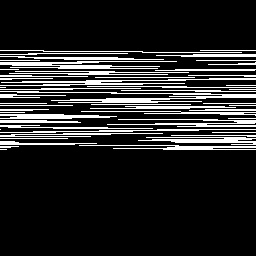
#> input picture DFT-prac/22c/shifted_image.jpg, 256 x 256 px
$ python cft_mag_phase_shift_sol.py ../../DFT-prac/22c/shifted_image.jpg ../../DFT-prac/22c/shifted_image.jpg
#> lines starting #> are read from the running program, lines starting #| are printed output that depends on the picture
import numpy as np
import matplotlib.pyplot as plt
from imageio.v2 import imread
from scipy.ndimage import shift as ndi_shift
from types import SimpleNamespace
import sys


# =====================================================================
# Given classes — paste your offline implementations where indicated
# =====================================================================

class ContinuousImage:
    """Represents a grayscale image as a continuous 2D spatial signal. (Given)"""

    def __init__(self, image_path):
        self.image = imread(image_path, mode='L').astype(float)
        self.image = self.image / np.max(self.image)

        # Continuous spatial coordinate vectors, both spanning [-1, 1]
        self.x = np.linspace(-1, 1, self.image.shape[1])
        self.y = np.linspace(-1, 1, self.image.shape[0])

    # [5 lines left out: function show, not called in this run]


class CFT2D:
    """Computes the 2D Continuous Fourier Transform of a ContinuousImage
    using separable numerical (trapezoidal) integration. (Given — pasted
    from the offline pew_edge_detector.py solution.)"""

    def __init__(self, image_obj: ContinuousImage):
        self.I = image_obj.image
        self.x = image_obj.x
        self.y = image_obj.y

        # Frequency axes conjugate to x and y (given), spanning the full
        # Nyquist range implied by the sample spacing (dx, dy).
        dx = self.x[1] - self.x[0]
        dy = self.y[1] - self.y[0]
        self.u = np.linspace(-1 / (2 * dx), 1 / (2 * dx), self.I.shape[1])
        self.v = np.linspace(-1 / (2 * dy), 1 / (2 * dy), self.I.shape[0])

    def compute_cft(self):
        """
        Re{F(u,v)} =  Integral Integral I(x,y) cos(2*pi*(u*x + v*y)) dx dy
        Im{F(u,v)} = -Integral Integral I(x,y) sin(2*pi*(u*x + v*y)) dx dy

        Computed via SEPARABLE trapezoidal integration (angle-sum
        identities), not np.fft: first integrate over x for every (y, u)
        pair, then integrate that result over y for every (u, v) pair.
        """
        helper = Helper(self)

        # Stage 1: integrate over x, for every u -> array over y, per u
        cos_ux = np.array([helper.compute_cos_ux_for_each_u(u) for u in self.u])
        sin_ux = np.array([helper.compute_sin_ux_for_each_u(u) for u in self.u])

        # Stage 2: integrate over y, for every v, using
        # cos(ux+vy) = cos(ux)cos(vy) - sin(ux)sin(vy)
        cos_ux_cos_vy = np.array([helper.compute_cos_vy_for_each_v(v, cos_ux) for v in self.v])
        sin_ux_sin_vy = np.array([helper.compute_sin_vy_for_each_v(v, sin_ux) for v in self.v])
        real = cos_ux_cos_vy - sin_ux_sin_vy

        # Stage 2 (again): using sin(ux+vy) = sin(ux)cos(vy) + cos(ux)sin(vy)
        sin_ux_cos_vy = np.array([helper.compute_cos_vy_for_each_v(v, sin_ux) for v in self.v])
        cos_ux_sin_vy = np.array([helper.compute_sin_vy_for_each_v(v, cos_ux) for v in self.v])
        imag = -(sin_ux_cos_vy + cos_ux_sin_vy)

        self.real, self.imag = real, imag
        return real, imag

    # [8 lines left out: function plot_magnitude, not called in this run]


class Helper:
    """(Given — pasted from offline.) Separable-integration helper for CFT2D."""

    def __init__(self, cft: CFT2D):
        self.cft = cft

    def compute_cos_ux_for_each_u(self, u):
        c = np.cos(2 * np.pi * u * self.cft.x)
        integ = self.cft.I * c
        return np.trapezoid(integ, self.cft.x, axis=1)

    def compute_sin_ux_for_each_u(self, u):
        c = np.sin(2 * np.pi * u * self.cft.x)
        integ = self.cft.I * c
        return np.trapezoid(integ, self.cft.x, axis=1)

    def compute_cos_vy_for_each_v(self, v, I):
        c = np.cos(2 * np.pi * v * self.cft.y)
        integ = I * c
        return np.trapezoid(integ, self.cft.y, axis=1)

    def compute_sin_vy_for_each_v(self, v, I):
        c = np.sin(2 * np.pi * v * self.cft.y)
        integ = I * c
        return np.trapezoid(integ, self.cft.y, axis=1)


class InverseCFT2D:
    """Reconstructs the spatial-domain image from a (filtered) 2D frequency
    spectrum using separable numerical integration. (Given — pasted from
    the offline pew_edge_detector.py solution.)"""

    def __init__(self, real, imag, u, v, x, y):
        self.real = real
        self.imag = imag
        self.u = u
        self.v = v
        self.x = x
        self.y = y

    def reconstruct(self):
        """
        I(x,y) = Integral Integral F(u,v) exp(j*2*pi*(u*x + v*y)) du dv

        via separable trapezoidal integration: integrate over u first (for
        every (y, x) pair via cos/sin expansion), then over v.
        """
        helper = ReconstructionHelper(self)

        # Stage 1: integrate over u, for every x -> array over v, per x
        cos_xu_real = np.array([helper.compute_cos_xu_for_each_x(x, self.real) for x in self.x])
        sin_xu_real = np.array([helper.compute_sin_xu_for_each_x(x, self.real) for x in self.x])

        # Stage 2: integrate over v, for every y, using
        # real*cos(ux+vy) = real*[cos(ux)cos(vy) - sin(ux)sin(vy)]
        cos_xu_cos_yv_real = np.array([helper.compute_cos_yv_for_each_y(y, cos_xu_real) for y in self.y])
        sin_xu_sin_yv_real = np.array([helper.compute_sin_yv_for_each_y(y, sin_xu_real) for y in self.y])
        p = cos_xu_cos_yv_real - sin_xu_sin_yv_real

        # Same two stages for imag * sin(ux+vy) = imag*[sin(ux)cos(vy) + cos(ux)sin(vy)]
        sin_xu_imag = np.array([helper.compute_sin_xu_for_each_x(x, self.imag) for x in self.x])
        cos_xu_imag = np.array([helper.compute_cos_xu_for_each_x(x, self.imag) for x in self.x])

        sin_xu_cos_yv_imag = np.array([helper.compute_cos_yv_for_each_y(y, sin_xu_imag) for y in self.y])
        cos_xu_sin_yv_imag = np.array([helper.compute_sin_yv_for_each_y(y, cos_xu_imag) for y in self.y])
        q = sin_xu_cos_yv_imag + cos_xu_sin_yv_imag

        return p - q


class ReconstructionHelper:
    """(Given — pasted from offline.) Separable-integration helper for InverseCFT2D."""

    def __init__(self, inv: InverseCFT2D):
        self.inv = inv

    def compute_cos_xu_for_each_x(self, x, F):
        c = np.cos(2 * np.pi * x * self.inv.u)
        integ = F * c
        return np.trapezoid(integ, self.inv.u, axis=1)

    def compute_sin_xu_for_each_x(self, x, F):
        c = np.sin(2 * np.pi * x * self.inv.u)
        integ = F * c
        return np.trapezoid(integ, self.inv.u, axis=1)

    def compute_cos_yv_for_each_y(self, y, I):
        c = np.cos(2 * np.pi * y * self.inv.v)
        integ = I * c
        return np.trapezoid(integ, self.inv.v, axis=1)

    def compute_sin_yv_for_each_y(self, y, I):
        c = np.sin(2 * np.pi * y * self.inv.v)
        integ = I * c
        return np.trapezoid(integ, self.inv.v, axis=1)


# =====================================================================
# Task A — Magnitude/Phase decomposition & swap
# =====================================================================

class MagnitudePhaseTools:
    """Practice: decompose a spectrum into magnitude/phase, recombine, and swap."""

    def to_mag_phase(self, real, imag):
        spectrum = real + 1j * imag
        magnitude = np.abs(spectrum)
        phase = np.angle(spectrum)
        return magnitude, phase

    def from_mag_phase(self, magnitude, phase):
        spectrum = magnitude * np.exp(1j * phase)
        return spectrum.real, spectrum.imag

    def swap_magnitude_phase(self, real_a, imag_a, real_b, imag_b):
        magnitude_a, _ = self.to_mag_phase(real_a, imag_a)
        _, phase_b = self.to_mag_phase(real_b, imag_b)
        return self.from_mag_phase(magnitude_a, phase_b)

    # [4 lines left out: function magnitude_only, not called in this run]

    def phase_only(self, real, imag):
        _, phase = self.to_mag_phase(real, imag)
        # magnitude = 1 everywhere
        return self.from_mag_phase(np.ones_like(phase), phase)


# =====================================================================
# Task B — Parseval's theorem check
# =====================================================================

class ParsevalChecker:
    """Practice: verify energy conservation between spatial and frequency domains."""

    def spatial_energy(self, image, dx=1.0, dy=1.0):
        """
        sum(|I(x,y)|^2) * dx * dy — a Riemann-sum approximation of
        integral |I(x,y)|^2 dx dy. dx, dy default to 1 so the raw,
        un-weighted pixel energy is still available if needed, but
        verify_parseval always passes the true grid spacing in.
        """
        return np.sum(np.abs(image) ** 2) * dx * dy

    def frequency_energy(self, real, imag, du, dv):
        """sum(|F(u,v)|^2) * du * dv, matching CFT2D.compute_cft's dx*dy-scaled convention."""
        spectrum = real + 1j * imag
        return np.sum(np.abs(spectrum) ** 2) * du * dv

    def verify_parseval(self, image, real, imag, du, dv, tol=1e-6):
        """
        Parseval: integral |I(x,y)|^2 dx dy == integral |F(u,v)|^2 du dv.
        Both sides here are Riemann-sum approximations, so both must carry
        their respective area elements (dx*dy on the spatial side, du*dv on
        the frequency side) — dx, dy are inferred from the image's own
        pixel count assuming the same [-1, 1] domain used by ContinuousImage.
        """
        ny, nx = image.shape
        dx = 2.0 / (nx - 1)
        dy = 2.0 / (ny - 1)
        e_spatial = self.spatial_energy(image, dx, dy)
        e_freq = self.frequency_energy(real, imag, du, dv)
        relative_error = np.abs(e_spatial - e_freq) / e_spatial
        is_valid = relative_error < tol
        return is_valid, relative_error


# =====================================================================
# Task C — Shift theorem
# =====================================================================

class ShiftTheorem:
    """Practice: translating an image in space <=> multiplying its spectrum by a phase ramp."""

    def shift_image_spatial(self, image, x, y, dx, dy):
        """
        Shift `image` by (dx, dy) in the continuous (x, y) coordinate system.
        Converts the continuous offsets into fractional pixel offsets using
        the grid spacing, then uses spline interpolation (order=1, i.e.
        bilinear) with wraparound, matching the implicit periodicity assumed
        by the DFT/CFT.
        """
        pixel_dx = dx / (x[1] - x[0])
        pixel_dy = dy / (y[1] - y[0])
        # image is indexed [row=y, col=x] -> shift is (row_shift, col_shift)
        # cubic spline (order=3) gives a much more accurate sub-pixel shift
        # than nearest/linear, which matters since the shift theorem check
        # compares against an exact phase-ramp prediction.
        shifted = ndi_shift(image, shift=(pixel_dy, pixel_dx), mode="wrap", order=3)
        return shifted

    # [46 lines left out: function shift_image_spatial_gemini, not called in this run]


    def apply_phase_ramp(self, real, imag, u, v, dx, dy):
        U, V = np.meshgrid(u, v)  # U varies along columns, V along rows
        ramp = np.exp(-1j * 2 * np.pi * (U * dx + V * dy))
        spectrum = (real + 1j * imag) * ramp
        return spectrum.real, spectrum.imag

    def verify_shift_theorem(self, cft2d_obj: CFT2D, image_obj: ContinuousImage,
                              dx, dy, tol=1e-6):
        # 1. CFT of the original image
        real, imag = cft2d_obj.compute_cft()

        # 2. CFT of the spatially-shifted image, computed directly by
        #    reusing the actual CFT2D implementation (same x, y, and
        #    therefore the same u, v grid as cft2d_obj).
        shifted_image = self.shift_image_spatial(
            image_obj.image, image_obj.x, image_obj.y, dx, dy
        )
        shifted_obj = SimpleNamespace(image=shifted_image, x=image_obj.x, y=image_obj.y)
        cft_shifted = CFT2D(shifted_obj)
        real_s, imag_s = cft_shifted.compute_cft()

        # 3. Predicted spectrum via the shift theorem (phase ramp)
        real_p, imag_p = self.apply_phase_ramp(real, imag, cft2d_obj.u, cft2d_obj.v, dx, dy)

        # 4. Compare
        delta = np.max(np.abs((real_s + 1j * imag_s) - (real_p + 1j * imag_p)))
        is_valid = delta < tol
        return is_valid, delta


# =====================================================================
# Validator — checks your filled-in methods against independent ground truth
# =====================================================================

class FrequencyDomainValidator:
    """
    Runs independent checks against your implementations above.
    Does NOT reimplement your algorithms — it checks the mathematical
    invariants your methods are supposed to satisfy.
    """

    def check_mag_phase_roundtrip(self, tools: MagnitudePhaseTools, real, imag, tol=1e-9):
#> called with tol = 1e-09
        mag, phase = tools.to_mag_phase(real, imag)
        r2, i2 = tools.from_mag_phase(mag, phase)
        delta = np.max(np.abs((real + 1j * imag) - (r2 + 1j * i2)))
#> delta = 3.47e-17
        return delta < tol, delta

    def check_magnitude_matches_original(self, tools: MagnitudePhaseTools, real, imag, tol=1e-9):
        """Swapping A's magnitude with A's own phase should reproduce A exactly."""
        r_swap, i_swap = tools.swap_magnitude_phase(real, imag, real, imag)
        delta = np.max(np.abs((real + 1j * imag) - (r_swap + 1j * i_swap)))
        return delta < tol, delta

    def check_phase_only_unit_magnitude(self, tools: MagnitudePhaseTools, real, imag, tol=1e-9):
        r_p, i_p = tools.phase_only(real, imag)
        mags = np.abs(r_p + 1j * i_p)
        delta = np.max(np.abs(mags - 1))
        return delta < tol, delta

    def check_parseval(self, checker: ParsevalChecker, image, real, imag, du, dv, tol=1e-3):
        is_valid, rel_err = checker.verify_parseval(image, real, imag, du, dv, tol=tol)
        return is_valid, rel_err

    def check_shift_theorem(self, shifter: ShiftTheorem, cft2d_obj, image_obj, dx, dy, tol=1e-3):
        is_valid, delta = shifter.verify_shift_theorem(cft2d_obj, image_obj, dx, dy, tol=tol)
        return is_valid, delta


# =====================================================================
# Entry point — wire everything together once your TODOs are filled in
# =====================================================================
if __name__ == "__main__":
    if len(sys.argv) < 3:
        print("Usage: python3 cft_mag_phase_shift.py <image_a> <image_b>")
        sys.exit(1)

    path_a, path_b = sys.argv[1], sys.argv[2]

    img_a = ContinuousImage(path_a)
    img_b = ContinuousImage(path_b)
    cft_a = CFT2D(img_a)
    cft_b = CFT2D(img_b)
    real_a, imag_a = cft_a.compute_cft()
    real_b, imag_b = cft_b.compute_cft()

    tools = MagnitudePhaseTools()
    validator = FrequencyDomainValidator()

    ok, d = validator.check_mag_phase_roundtrip(tools, real_a, imag_a)
#> ok = True; d = 3.47e-17
    print(f"[mag/phase roundtrip] valid={ok} delta={d:.2e}")
#| [mag/phase roundtrip] valid=True delta=3.47e-17

    ok, d = validator.check_magnitude_matches_original(tools, real_a, imag_a)
    print(f"[swap A-mag with A-phase == A] valid={ok} delta={d:.2e}")
#| [swap A-mag with A-phase == A] valid=True delta=3.47e-17

    ok, d = validator.check_phase_only_unit_magnitude(tools, real_a, imag_a)
#> d = 2.22e-16
    print(f"[phase-only has unit magnitude] valid={ok} delta={d:.2e}")
#| [phase-only has unit magnitude] valid=True delta=2.22e-16

    real_hybrid, imag_hybrid = tools.swap_magnitude_phase(real_a, imag_a, real_b, imag_b)
    hybrid_img = InverseCFT2D(real_hybrid, imag_hybrid, cft_a.u, cft_a.v, img_a.x, img_a.y).reconstruct()
    plt.imsave("hybrid_magA_phaseB.png", np.clip(np.abs(hybrid_img), 0, 1), cmap='gray')
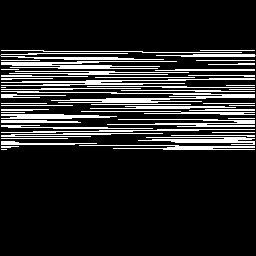
#> saved as hybrid_magA_phaseB.png: shape (256, 256, 3); min 0, max 255, mean 38.6
    print("Saved hybrid_magA_phaseB.png")

    checker = ParsevalChecker()
    du = cft_a.u[1] - cft_a.u[0]
#> du = 0.5
    dv = cft_a.v[1] - cft_a.v[0]
#> dv = 0.5
    ok, rel_err = validator.check_parseval(checker, img_a.image, real_a, imag_a, du, dv)
#> in verify_parseval, `e_spatial = self.spatial_energy(image, dx, dy)`: e_spatial = 0.614
#> in verify_parseval, `e_freq = self.frequency_energy(real, imag, du, dv)`: e_freq = 0.609
#> in verify_parseval, `relative_error = np.abs(e_spatial - e_freq) / e_spatial`: relative_error = 0.00811
#> in verify_parseval, `is_valid = relative_error < tol`: is_valid = False
#> in check_parseval, `is_valid, rel_err = checker.verify_parseval(image, real, imag, du, dv,..`: rel_err = 0.00811
#> ok = False; rel_err = 0.00811
    print(f"[Parseval] valid={ok} relative_error={rel_err:.2e}")
#| [Parseval] valid=False relative_error=8.11e-03

    shifter = ShiftTheorem()
    ok, d = validator.check_shift_theorem(shifter, cft_a, img_a, dx=0.1, dy=0.05)
#> in shift_image_spatial, `shifted = ndi_shift(image, shift=(pixel_dy, pixel_dx), mode="wrap", or..`:
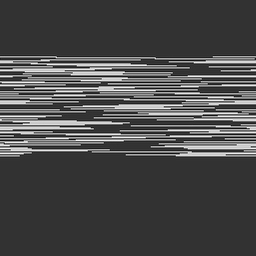
#> shifted: shape (256, 256) float64; min -0.329, max 1.32, mean 0.153; drawn with min black and max white
#> in verify_shift_theorem, `real_s, imag_s = cft_shifted.compute_cft()`:
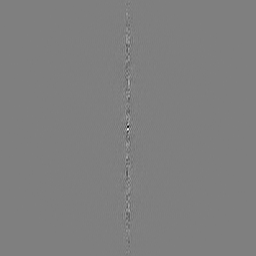
#> imag_s: shape (256, 256) float64; min -0.168, max 0.168, mean -6.9e-20; drawn with min black and max white
#> in verify_shift_theorem, `delta = np.max(np.abs((real_s + 1j * imag_s) - (real_p + 1j * imag_p)))`: delta = 0.0672
#> in verify_shift_theorem, `is_valid = delta < tol`: is_valid = False
#> in check_shift_theorem, `is_valid, delta = shifter.verify_shift_theorem(cft2d_obj, image_obj, d..`: delta = 0.0672
#> d = 0.0672
    print(f"[Shift theorem] valid={ok} max_abs_delta={d:.2e}")
#| [Shift theorem] valid=False max_abs_delta=6.72e-02
